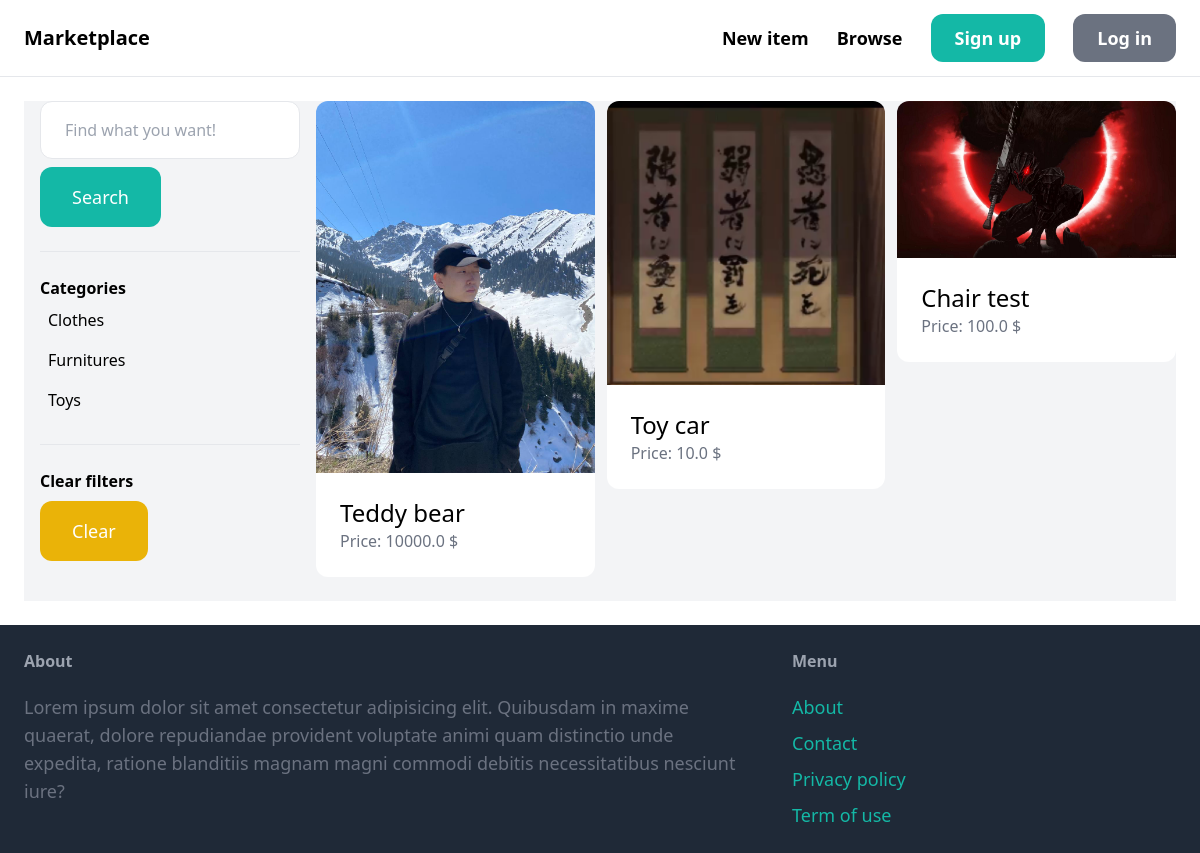
The app's page /items/ with its own data.
### item/models.py (models this page shows, shortened)
class Category(models.Model):
    name = models.CharField(max_length=255)
    class Meta:
        ordering = ('name',)
        verbose_name_plural = 'Categories'

class Item(models.Model):
    category = models.ForeignKey(Category, related_name='items', on_delete=models.CASCADE)
    name = models.CharField(max_length=250)
    description = models.TextField(blank=True, null=True)
    price = models.FloatField()
    image = models.ImageField(upload_to='item_images', blank=True, null=True)
    is_sold = models.BooleanField(default=False)
    created_by = models.ForeignKey(User, related_name='items', on_delete=models.CASCADE)
    created_at = models.DateTimeField(auto_now_add=True)

### item/views.py (the view)
# urls.py: path('', views.browse, name ='browse'),
def browse(request):
    query = request.GET.get('query', '')
    category_id = request.GET.get('category', 0)
    categories = Category.objects.all()
    items = Item.objects.filter(is_sold=False)
    if category_id:
        items = items.filter(category_id=category_id)
    if query:
        items = items.filter(Q(name__icontains=query) | Q(description__icontains=query))
    return render(request, 'item/browse.html', {
        'items': items,
        'query': query,
        'categories': categories,
        'category_id': int(category_id),
    })

### templates/item/browse.html (shortened to what this page needs)
{% extends 'core/base.html' %}
{% block content %}
    <div class="pb-6 grid grid-cols-4 gap-4 bg-gray-100">
        <div class="col-span-1 ml-4">
            <form action="{% url 'item:browse' %}" method="get">
                <input name="query" class="w-full py-4 px-6 border rounded-xl" type="text" value="{{ query }}" placeholder="Find what you want!">
                <button class="mt-2 py-4 px-8 text-lg bg-teal-500 text-white rounded-xl">Search</button>
            </form>
            <hr class="my-6">
            <p class="font-semibold">Categories</p>
            <ul class="">
                {% for category in categories %}
                    <li class="py-2 px-2 rounded-xl {% if category.id == category_id %} bg-teal-200 {% endif %}">
                        <a href="{% url 'item:browse' %}?query={{ query }}&category={{ category.id }}"> {{ category.name }} </a>
                    </li>
                {% endfor %}
            </ul>
            <hr class="my-6">
            <p class="font-semibold">Clear filters</p>
            <ul>
                <li>
                    <a href="{% url 'item:browse' %}" class="mt-2 py-4 px-8 inline-block bg-yellow-500 text-lg rounded-xl text-white">Clear</a>
                </li>
            </ul>
        </div>
        <div class="col-span-3">
            <div class="grid grid-cols-3 gap-3">
                {% for item in items %}
                    <div>
                        <a href="{% url 'item:detail' item.id %}">
                            <div>
                                <img src="{{ item.image.url }}" class="rounded-t-xl" alt="">
                            </div>
                            <div class="p-6 bg-white rounded-b-xl">
                                <h2 class="text-2xl"> {{ item.name }}</h2>
                                <p class="text-gray-500">Price: {{ item.price }} $</p>
                            </div>
                        </a>
                    </div>
                {% endfor %}
            </div>
        </div>
    </div>
{% endblock content %}

### records on screen
Category: name "Clothes"
Category: name "Furnitures"
Category: name "Toys"
Item: image (picture), name "Teddy bear", price "10000.0"
Item: image (picture), name "Toy car", price "10.0"
Item: image (picture), name "Chair test", price "100.0"
